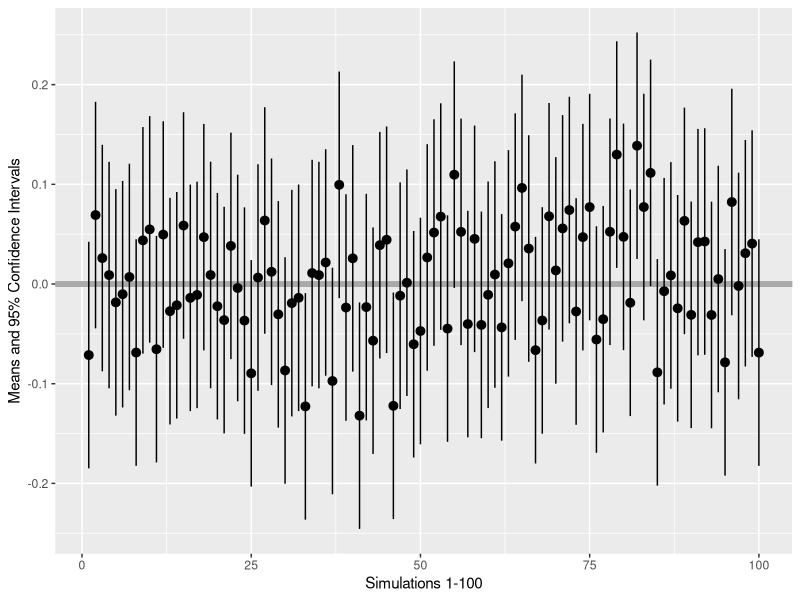

Write R code to recreate this figure.
## ---- chunk 1
library(MASS)
library(ggplot2)
set.seed(13)
nsim <- 100
n <- 300
data <- matrix(data = NA, nrow = nsim, ncol = n)
## ---- chunk 2
for (i in 1:nsim) {
  
  data[i,] <- mvrnorm(n = n, mu = 0, Sigma = 1)
  
}

data <- as.data.frame(data)
## ---- chunk 3
Mean <- apply(data, 1, FUN = mean)
Bias <- Mean - 0
SE <- 1/sqrt(n)
Lower <-  Mean - qt(.975, n-1) * SE
Upper <-  Mean + qt(.975, n-1) * SE
## ---- chunk 4
result <- cbind(Mean, Bias, SE, Lower,Upper)
result <- as.data.frame(result)
## ---- chunk 5
limits <- aes(ymax = result$Upper, ymin = result$Lower)
ggplot(result, aes(y = Mean, x=1:100)) + 
  geom_hline(aes(yintercept = 0), color = "dark grey", size = 2) + 
  geom_pointrange(limits) + 
  xlab("Simulations 1-100") +
  ylab("Means and 95% Confidence Intervals")
## ---- chunk 6
uncover <- result[!(Lower < 0 & 0 < Upper),]
uncover
